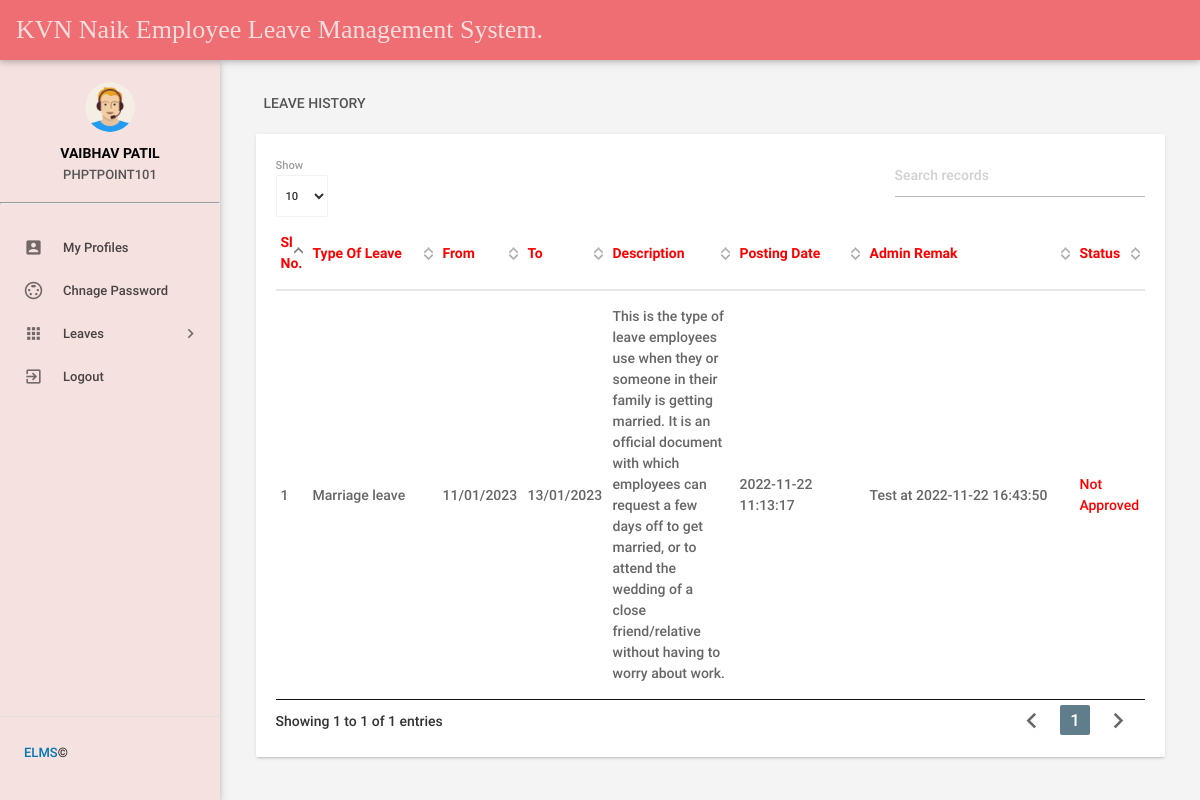
/leavehistory.php (signed in), run on the app's committed database.
### tables this page shows
CREATE TABLE `tblemployees` (
  `id` int(11) NOT NULL,
  `EmpId` varchar(100) NOT NULL,
  `FirstName` varchar(150) NOT NULL,
  `LastName` varchar(150) NOT NULL,
  `EmailId` varchar(200) NOT NULL,
  `Password` varchar(180) NOT NULL,
  `Gender` varchar(100) NOT NULL,
  `Dob` varchar(100) NOT NULL,
  `Department` varchar(255) NOT NULL,
  `Address` varchar(255) NOT NULL,
  `City` varchar(200) NOT NULL,
  `Country` varchar(150) NOT NULL,
  `Phonenumber` char(11) NOT NULL,
  `Status` int(1) NOT NULL,
  `RegDate` timestamp NOT NULL DEFAULT current_timestamp()
);

CREATE TABLE `tblleaves` (
  `id` int(11) NOT NULL,
  `LeaveType` varchar(110) NOT NULL,
  `ToDate` varchar(120) NOT NULL,
  `FromDate` varchar(120) NOT NULL,
  `Description` mediumtext NOT NULL,
  `PostingDate` timestamp NOT NULL DEFAULT current_timestamp(),
  `AdminRemark` mediumtext DEFAULT NULL,
  `AdminRemarkDate` varchar(120) DEFAULT NULL,
  `Status` int(1) NOT NULL,
  `IsRead` int(1) NOT NULL,
  `empid` int(11) DEFAULT NULL
);

### leavehistory.php (the view, shortened to what this page needs)
<?php
include('includes/config.php');
if(strlen($_SESSION['emplogin'])==0)
    {
header('location:index.php');
}
else{
 ?>
<!DOCTYPE html>
<html lang="en">
    <head>
        <link type="text/css" rel="stylesheet" href="assets/plugins/materialize/css/materialize.min.css"/>
        <link type="text/css" rel="stylesheet" href="assets/plugins/materialize/css/materialize.css"/>
        <link href="assets/plugins/material-preloader/css/materialPreloader.min.css" rel="stylesheet">
        <link href="assets/plugins/datatables/css/jquery.dataTables.min.css" rel="stylesheet">
        <link href="assets/css/alpha.min.css" rel="stylesheet" type="text/css"/>
        <link href="assets/css/custom.css" rel="stylesheet" type="text/css"/>
         <link href="assets/css/style.css" rel="stylesheet" type="text/css"/>
    </head>
    <body>
       <?php include('includes/header.php');?>
       <?php include('includes/sidebar.php');?>
            <main class="mn-inner">
                <div class="row">
                    <div class="col s12">
                        <div class="page-title">Leave History</div>
                    </div>
                    <div class="col s12 m12 l12">
                        <div class="card">
                            <div class="card-content">
                                <table id="example" class="display responsive-table ">
                                    <thead>
                                        <tr>
                                            <th style="color: red;">Sl No.</th>
                                            <th style="color: red;" width="120">Type Of Leave</th>
                                            <th style="color: red;">From</th>
                                            <th style="color: red;">To</th>
                                             <th style="color: red;">Description</th>
                                             <th style="color: red;" width="120">Posting Date</th>
                                            <th style="color: red;" width="200">Admin Remak</th>
                                            <th style="color: red;">Status</th>
                                        </tr>
                                    </thead>
                                    <tbody>
<?php
$eid=$_SESSION['eid'];
$sql = "SELECT LeaveType,ToDate,FromDate,Description,PostingDate,AdminRemarkDate,AdminRemark,Status from tblleaves where empid=:eid";
$query = $dbh -> prepare($sql);
$query->bindParam(':eid',$eid,PDO::PARAM_STR);
$query->execute();
$results=$query->fetchAll(PDO::FETCH_OBJ);
$cnt=1;
if($query->rowCount() > 0)
{
foreach($results as $result)
{               ?>
                                        <tr>
                                            <td> <?php echo htmlentities($cnt);?></td>
                                            <td><?php echo htmlentities($result->LeaveType);?></td>
                                            <td><?php echo htmlentities($result->FromDate);?></td>
                                            <td><?php echo htmlentities($result->ToDate);?></td>
                                           <td><?php echo htmlentities($result->Description);?></td>
                                            <td><?php echo htmlentities($result->PostingDate);?></td>
                                            <td><?php if($result->AdminRemark=="")
                                            {
echo htmlentities('waiting for approval');
                                            } else
{
 echo htmlentities(($result->AdminRemark)." "."at"." ".$result->AdminRemarkDate);
}
                                            ?></td>
                                                                                 <td><?php $stats=$result->Status;
if($stats==1){
                                             ?>
                                                 <span style="color: green">Approved</span>
                                                 <?php } if($stats==2)  { ?>
                                                <span style="color: red">Not Approved</span>
                                                 <?php } if($stats==0)  { ?>
 <span style="color: blue">waiting for approval</span>
 <?php } ?>
                                             </td>
                                        </tr>
                                         <?php $cnt++;} }?>
                                    </tbody>
                                </table>
                            </div>
                        </div>
                    </div>
                </div>
            </main>
        </div>
        <div class="left-sidebar-hover"></div>
    </body>
</html>
<?php } ?>

### includes/sidebar.php (shortened to what this page needs)
     <aside id="slide-out" class="side-nav white fixed">
                <div class="side-nav-wrapper">
                    <div class="sidebar-profile" style="text-align:center; padding: 10px 24px; margin-top: 12px;">
                        <div class="sidebar-profile-image">
                            <img src="assets/images/profile-image.png" class="circle" alt="">
                        </div>
                        <div class="sidebar-profile-info">
                    <?php
$eid=$_SESSION['eid'];
$sql = "SELECT FirstName,LastName,EmpId from  tblemployees where id=:eid";
$query = $dbh -> prepare($sql);
$query->bindParam(':eid',$eid,PDO::PARAM_STR);
$query->execute();
$results=$query->fetchAll(PDO::FETCH_OBJ);
if($query->rowCount() > 0)
{
foreach($results as $result)
{               ?>
                                <p><?php echo htmlentities($result->FirstName." ".$result->LastName);?></p>
                                <span><?php echo htmlentities($result->EmpId)?></span>
                         <?php }} ?>
                        </div>
                    </div>
              <hr>
                <ul class="sidebar-menu collapsible collapsible-accordion" data-collapsible="accordion">
  <li class="no-padding"><a class="waves-effect waves-grey" href="myprofile.php"><i class="material-icons">account_box</i>My Profiles</a></li>
  <li class="no-padding"><a class="waves-effect waves-grey" href="emp-changepassword.php"><i class="material-icons">settings_input_svideo</i>Chnage Password</a></li>
                    <li class="no-padding">
                        <a class="collapsible-header waves-effect waves-grey"><i class="material-icons">apps</i>Leaves<i class="nav-drop-icon material-icons">keyboard_arrow_right</i></a>
                    </li>
                  <li class="no-padding">
                                <a class="waves-effect waves-grey" href="logout.php"><i class="material-icons">exit_to_app</i>Logout</a>
                            </li>
                </ul>
                <div class="footer">
                    <p class="copyright"><a href="http://phptpoint.com/"> ELMS </a>©</p>
                </div>
                </div>
            </aside>

### data on the page
tblemployees: FirstName+LastName "VAIBHAV PATIL", EmpId "PHPTPOINT101"
tblleaves: LeaveType "Marriage leave", FromDate "11/01/2023", ToDate "13/01/2023", Description "This is the type of leave employees use when they or someone in their family is getting married. It is an official document with which employees can request a few days off to get married, or to attend the wedding of a close friend/relative without having to worry about work.", PostingDate "2022-11-22 11:13:17", AdminRemark+AdminRemarkDate "Test at 2022-11-22 16:43:50", Status "Not Approved"
